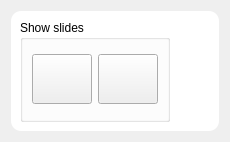
           <widget class="QWidget" name="presentationTab">
            <property name="sizePolicy">
             <sizepolicy hsizetype="Expanding" vsizetype="Preferred">
              <horstretch>0</horstretch>
              <verstretch>0</verstretch>
             </sizepolicy>
            </property>
            <attribute name="title">
             <string>       Presentation       </string>
            </attribute>
            <layout class="QHBoxLayout" name="horizontalLayout_10">
             <item>
              <widget class="QFrame" name="frame_6">
               <property name="sizePolicy">
                <sizepolicy hsizetype="Expanding" vsizetype="Fixed">
                 <horstretch>0</horstretch>
                 <verstretch>0</verstretch>
                </sizepolicy>
               </property>
               <property name="minimumSize">
                <size>
                 <width>0</width>
                 <height>120</height>
                </size>
               </property>
               <property name="maximumSize">
                <size>
                 <width>16777215</width>
                 <height>120</height>
                </size>
               </property>
               <property name="styleSheet">
                <string notr="true">QFrame{
background-color:rgb(255, 255, 255);
border-radius:10;
}</string>
               </property>
               <property name="frameShape">
                <enum>QFrame::StyledPanel</enum>
               </property>
               <property name="frameShadow">
                <enum>QFrame::Raised</enum>
               </property>
               <layout class="QHBoxLayout" name="horizontalLayout_21">
                <item>
                 <widget class="QGroupBox" name="showSlideGroupBox">
                  <property name="title">
                   <string>Show slides</string>
                  </property>
                  <layout class="QHBoxLayout" name="horizontalLayout_20">
                   <item>
                    <widget class="QPushButton" name="presentButton">
                     <property name="sizePolicy">
                      <sizepolicy hsizetype="Fixed" vsizetype="Fixed">
                       <horstretch>0</horstretch>
                       <verstretch>0</verstretch>
                      </sizepolicy>
                     </property>
                     <property name="minimumSize">
                      <size>
                       <width>60</width>
                       <height>50</height>
                      </size>
                     </property>
                     <property name="maximumSize">
                      <size>
                       <width>60</width>
                       <height>50</height>
                      </size>
                     </property>
                     <property name="toolTip">
                      <string>Present from begining</string>
                     </property>
                     <property name="text">
                      <string/>
                     </property>
                     <property name="icon">
                      <iconset resource="resources.qrc">
                       <normaloff>:/Icons/Icons/presentation (2).svg</normaloff>:/Icons/Icons/presentation (2).svg</iconset>
                     </property>
                     <property name="iconSize">
                      <size>
                       <width>45</width>
                       <height>45</height>
                      </size>
                     </property>
                    </widget>
                   </item>
                   <item>
                    <widget class="QPushButton" name="presentFromCurrentButton">
                     <property name="sizePolicy">
                      <sizepolicy hsizetype="Fixed" vsizetype="Fixed">
                       <horstretch>0</horstretch>
                       <verstretch>0</verstretch>
                      </sizepolicy>
                     </property>
                     <property name="minimumSize">
                      <size>
                       <width>60</width>
                       <height>50</height>
                      </size>
                     </property>
                     <property name="maximumSize">
                      <size>
                       <width>60</width>
                       <height>50</height>
                      </size>
                     </property>
                     <property name="toolTip">
                      <string>Present from current slide</string>
                     </property>
                     <property name="text">
                      <string/>
                     </property>
                     <property name="icon">
                      <iconset resource="resources.qrc">
                       <normaloff>:/Icons/Icons/presentation.svg</normaloff>:/Icons/Icons/presentation.svg</iconset>
                     </property>
                     <property name="iconSize">
                      <size>
                       <width>45</width>
                       <height>45</height>
                      </size>
                     </property>
                    </widget>
                   </item>
                  </layout>
                 </widget>
                </item>
                <item>
                 <spacer name="horizontalSpacer_6">
                  <property name="orientation">
                   <enum>Qt::Horizontal</enum>
                  </property>
                  <property name="sizeHint" stdset="0">
                   <size>
                    <width>40</width>
                    <height>20</height>
                   </size>
                  </property>
                 </spacer>
                </item>
               </layout>
              </widget>
             </item>
            </layout>
           </widget>
